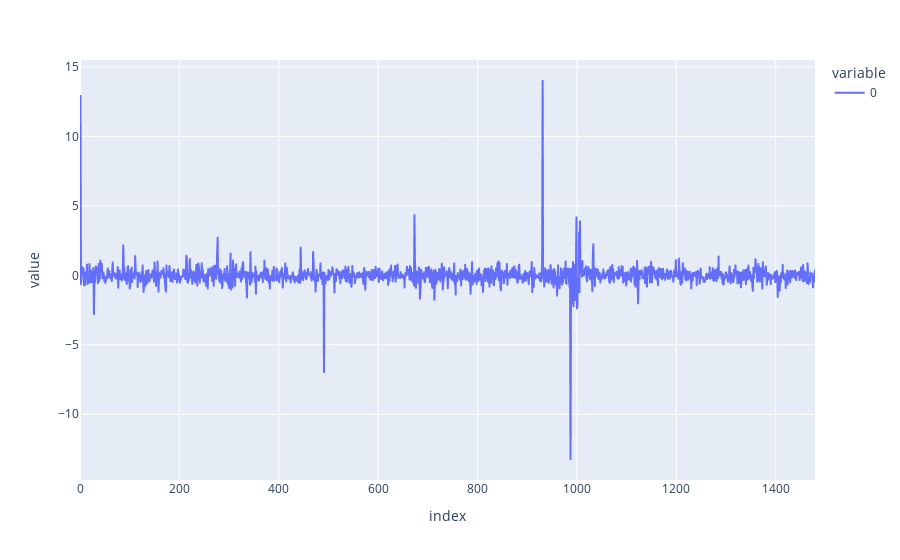

Notebook cell for this chart:
### Code cell
fig = px.line(validation_target)
fig.show()

### Figure 1 — Plotly figure (JSON) as saved in the notebook; plotly's stock layout.template omitted (floating-point values rounded to 4 significant figures; data arrays with more than 128 entries replaced by an {"elided": "..."} marker saying what was removed)
{"data": [{"hovertemplate": "variable=0<br>index=%{x}<br>value=%{y}<extra></extra>", "legendgroup": "0", "line": {"color": "#636efa", "dash": "solid"}, "mode": "lines", "name": "0", "showlegend": true, "type": "scattergl", "x": {"elided": "1480 int values"}, "xaxis": "x", "y": {"elided": "1480 float values"}, "yaxis": "y"}], "layout": {"legend": {"title": {"text": "variable"}, "tracegroupgap": 0}, "margin": {"t": 60}, "xaxis": {"anchor": "y", "domain": [0, 1], "title": {"text": "index"}}, "yaxis": {"anchor": "x", "domain": [0, 1], "title": {"text": "value"}}}}
